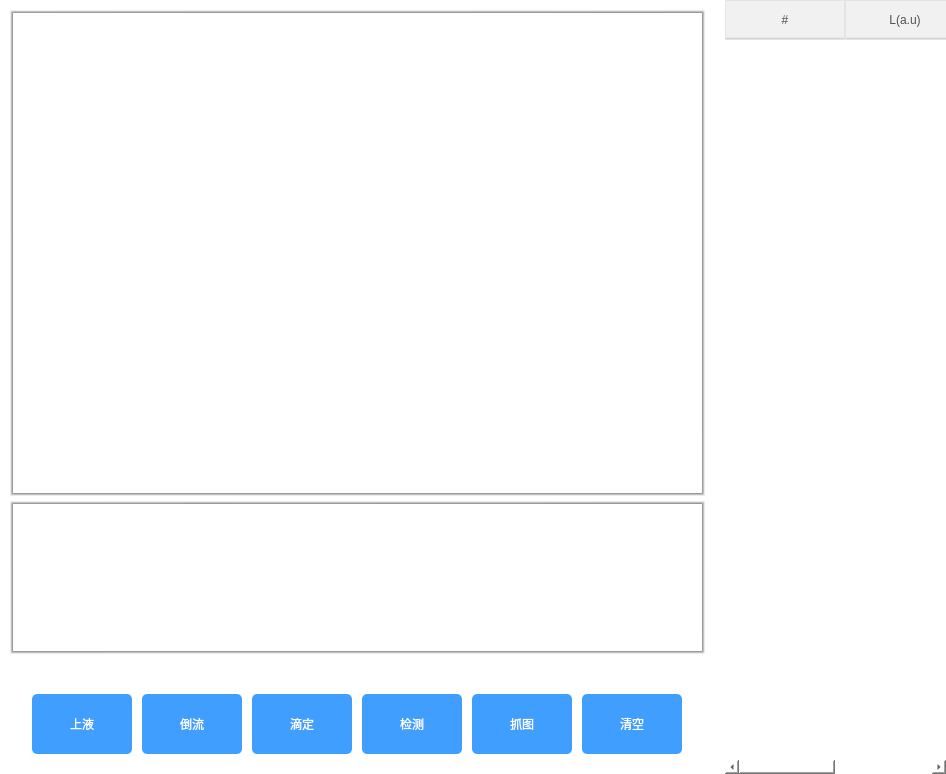
<?xml version="1.0" encoding="UTF-8"?>
<ui version="4.0">
 <class>MainWindow</class>
 <widget class="QMainWindow" name="MainWindow">
  <property name="geometry">
   <rect>
    <x>0</x>
    <y>0</y>
    <width>946</width>
    <height>774</height>
   </rect>
  </property>
  <property name="minimumSize">
   <size>
    <width>640</width>
    <height>580</height>
   </size>
  </property>
  <property name="maximumSize">
   <size>
    <width>1180</width>
    <height>1000</height>
   </size>
  </property>
  <property name="windowTitle">
   <string>MainWindow</string>
  </property>
  <property name="styleSheet">
   <string notr="true">QLabel{
	font: 16pt &quot;思源黑体 CN Normal&quot;;
	color: #000;
}
QWidget{
	background-color: rgb(255, 255, 255);
}
QFrame{
	border:none;
	background-color: rgb(255, 255, 255);
}
QFrame[card]{
	background-color: transparent;
	border-top: 10px solid qlineargradient(y0:0, y1:1,stop: 0 #ececef, stop: 1 white);
	border-left: 10px solid qlineargradient(x0:0, x1:1, stop: 0 #ececef, stop: 1 white);
	border-bottom: 10px solid qlineargradient(y0:0, y1:1, stop: 0 white, stop: 1  #ececef);
	border-right: 10px solid qlineargradient(x0:0, x1:1,stop:  0 white, stop: 1 #ececef);
}</string>
  </property>
  <widget class="QWidget" name="centralwidget">
   <layout class="QGridLayout" name="gridLayout">
    <property name="leftMargin">
     <number>0</number>
    </property>
    <property name="topMargin">
     <number>0</number>
    </property>
    <property name="rightMargin">
     <number>0</number>
    </property>
    <property name="bottomMargin">
     <number>0</number>
    </property>
    <property name="spacing">
     <number>10</number>
    </property>
    <item row="0" column="0">
     <widget class="QFrame" name="frame">
      <property name="sizePolicy">
       <sizepolicy hsizetype="Expanding" vsizetype="Expanding">
        <horstretch>0</horstretch>
        <verstretch>0</verstretch>
       </sizepolicy>
      </property>
      <property name="styleSheet">
       <string notr="true"/>
      </property>
      <property name="frameShape">
       <enum>QFrame::StyledPanel</enum>
      </property>
      <property name="frameShadow">
       <enum>QFrame::Raised</enum>
      </property>
      <property name="card" stdset="0">
       <bool>true</bool>
      </property>
      <layout class="QGridLayout" name="gridLayout_4">
       <property name="leftMargin">
        <number>10</number>
       </property>
       <property name="topMargin">
        <number>10</number>
       </property>
       <property name="rightMargin">
        <number>10</number>
       </property>
       <property name="bottomMargin">
        <number>10</number>
       </property>
       <property name="spacing">
        <number>10</number>
       </property>
       <item row="0" column="0">
        <widget class="QFrame" name="frame_5">
         <property name="frameShape">
          <enum>QFrame::StyledPanel</enum>
         </property>
         <property name="frameShadow">
          <enum>QFrame::Raised</enum>
         </property>
         <layout class="QGridLayout" name="gridLayout_6">
          <property name="leftMargin">
           <number>0</number>
          </property>
          <property name="topMargin">
           <number>0</number>
          </property>
          <property name="rightMargin">
           <number>0</number>
          </property>
          <property name="bottomMargin">
           <number>0</number>
          </property>
          <property name="spacing">
           <number>5</number>
          </property>
          <item row="0" column="0">
           <widget class="QFrame" name="frame_6">
            <property name="sizePolicy">
             <sizepolicy hsizetype="Expanding" vsizetype="Expanding">
              <horstretch>0</horstretch>
              <verstretch>0</verstretch>
             </sizepolicy>
            </property>
            <property name="styleSheet">
             <string notr="true">#frame_6{
border: 3px solid;
border-top-color: qlineargradient(spread:pad, x1:0.522, y1:1, x2:0.487627, y2:0, stop:0 rgba(133, 133, 133, 255), stop:1 rgba(255, 255, 255, 255));

border-bottom-color: qlineargradient(spread:pad, x1:0.477, y1:0, x2:0.488, y2:1, stop:0 rgba(133, 133, 133, 255), stop:1 rgba(255, 255, 255, 255));

border-left-color: qlineargradient(spread:pad, x1:1, y1:0.5, x2:0, y2:0.517, stop:0 rgba(133, 133, 133, 255), stop:1 rgba(255, 255, 255, 255));

border-right-color: qlineargradient(spread:pad, x1:0, y1:0.528, x2:1, y2:0.539727, stop:0 rgba(133, 133, 133, 255), stop:1 rgba(255, 255, 255, 255));

}</string>
            </property>
            <property name="frameShape">
             <enum>QFrame::NoFrame</enum>
            </property>
            <property name="frameShadow">
             <enum>QFrame::Raised</enum>
            </property>
            <layout class="QGridLayout" name="gridLayout_2">
             <property name="leftMargin">
              <number>0</number>
             </property>
             <property name="topMargin">
              <number>0</number>
             </property>
             <property name="rightMargin">
              <number>0</number>
             </property>
             <property name="bottomMargin">
              <number>0</number>
             </property>
             <property name="spacing">
              <number>0</number>
             </property>
             <item row="0" column="0">
              <widget class="QLabel" name="srcImgLabel">
               <property name="sizePolicy">
                <sizepolicy hsizetype="Expanding" vsizetype="Expanding">
                 <horstretch>0</horstretch>
                 <verstretch>0</verstretch>
                </sizepolicy>
               </property>
               <property name="minimumSize">
                <size>
                 <width>640</width>
                 <height>480</height>
                </size>
               </property>
               <property name="maximumSize">
                <size>
                 <width>640</width>
                 <height>480</height>
                </size>
               </property>
               <property name="font">
                <font>
                 <family>思源黑体 CN Normal</family>
                 <pointsize>16</pointsize>
                 <weight>50</weight>
                 <italic>false</italic>
                 <bold>false</bold>
                </font>
               </property>
               <property name="styleSheet">
                <string notr="true">color: rgb(255, 0, 0);</string>
               </property>
               <property name="text">
                <string/>
               </property>
               <property name="pixmap">
                <pixmap>:/images/logo2.png</pixmap>
               </property>
               <property name="scaledContents">
                <bool>true</bool>
               </property>
               <property name="alignment">
                <set>Qt::AlignCenter</set>
               </property>
              </widget>
             </item>
            </layout>
           </widget>
          </item>
          <item row="1" column="0">
           <widget class="QFrame" name="frame_7">
            <property name="sizePolicy">
             <sizepolicy hsizetype="Expanding" vsizetype="Expanding">
              <horstretch>0</horstretch>
              <verstretch>0</verstretch>
             </sizepolicy>
            </property>
            <property name="frameShape">
             <enum>QFrame::StyledPanel</enum>
            </property>
            <property name="frameShadow">
             <enum>QFrame::Raised</enum>
            </property>
            <layout class="QGridLayout" name="gridLayout_8">
             <property name="leftMargin">
              <number>0</number>
             </property>
             <property name="topMargin">
              <number>0</number>
             </property>
             <property name="rightMargin">
              <number>0</number>
             </property>
             <property name="bottomMargin">
              <number>0</number>
             </property>
             <property name="spacing">
              <number>5</number>
             </property>
             <item row="0" column="0">
              <widget class="QLabel" name="channelRLabel">
               <property name="sizePolicy">
                <sizepolicy hsizetype="Expanding" vsizetype="Expanding">
                 <horstretch>0</horstretch>
                 <verstretch>0</verstretch>
                </sizepolicy>
               </property>
               <property name="minimumSize">
                <size>
                 <width>0</width>
                 <height>0</height>
                </size>
               </property>
               <property name="maximumSize">
                <size>
                 <width>16777215</width>
                 <height>16777215</height>
                </size>
               </property>
               <property name="styleSheet">
                <string notr="true">QLabel{
border: 3px solid;
border-top-color: qlineargradient(spread:pad, x1:0.522, y1:1, x2:0.487627, y2:0, stop:0 rgba(133, 133, 133, 255), stop:1 rgba(255, 255, 255, 255));

border-bottom-color: qlineargradient(spread:pad, x1:0.477, y1:0, x2:0.488, y2:1, stop:0 rgba(133, 133, 133, 255), stop:1 rgba(255, 255, 255, 255));

border-left-color: qlineargradient(spread:pad, x1:1, y1:0.5, x2:0, y2:0.517, stop:0 rgba(133, 133, 133, 255), stop:1 rgba(255, 255, 255, 255));

border-right-color: qlineargradient(spread:pad, x1:0, y1:0.528, x2:1, y2:0.539727, stop:0 rgba(133, 133, 133, 255), stop:1 rgba(255, 255, 255, 255));

}</string>
               </property>
               <property name="text">
                <string/>
               </property>
               <property name="pixmap">
                <pixmap>:/images/logo2.png</pixmap>
               </property>
               <property name="scaledContents">
                <bool>true</bool>
               </property>
              </widget>
             </item>
            </layout>
           </widget>
          </item>
         </layout>
        </widget>
       </item>
      </layout>
     </widget>
    </item>
    <item row="0" column="1" rowspan="2">
     <widget class="QFrame" name="frame_3">
      <property name="sizePolicy">
       <sizepolicy hsizetype="Expanding" vsizetype="Expanding">
        <horstretch>0</horstretch>
        <verstretch>0</verstretch>
       </sizepolicy>
      </property>
      <property name="frameShape">
       <enum>QFrame::StyledPanel</enum>
      </property>
      <property name="frameShadow">
       <enum>QFrame::Raised</enum>
      </property>
      <property name="card" stdset="0">
       <bool>true</bool>
      </property>
      <layout class="QGridLayout" name="gridLayout_5">
       <property name="leftMargin">
        <number>0</number>
       </property>
       <property name="topMargin">
        <number>0</number>
       </property>
       <property name="rightMargin">
        <number>0</number>
       </property>
       <property name="bottomMargin">
        <number>0</number>
       </property>
       <property name="spacing">
        <number>0</number>
       </property>
       <item row="0" column="0">
        <widget class="QTableWidget" name="resultTableWidget">
         <property name="maximumSize">
          <size>
           <width>450</width>
           <height>16777215</height>
          </size>
         </property>
         <property name="styleSheet">
          <string notr="true">/*QTableView 左上角样式*/
QTableWidget QTableCornerButton::section {
    border: 5px solid rgba(241, 241, 241, 255);
    background-color:rgba(241, 241, 241, 255);
 }
QTableWidget {
	font-size:12pt;
    color: rgb(81, 81, 81);/*表格内文字颜色*/
    gridline-color: #e4e4e4;/*表格内框颜色*/
    background-color: #fff; /*表格内背景色*/
}
QHeaderView {
    color:rgb(81, 81, 81);
	font: 75 14pt &quot;思源黑体 CN Bold&quot;;
    background-color:rgba(241, 241, 241, 255);
    min-height:40px;
}
QHeaderView::section {
    color:rgb(81, 81, 81);
    background-color: qlineargradient(spread:pad, x1:0.692, y1:0.926136,x2:0.692, y2:1, stop:0 rgba(241, 241, 241, 255), stop:1 rgba(182, 182,182, 255));
	border: 1px solid #e4e4e4;
}</string>
         </property>
         <property name="frameShape">
          <enum>QFrame::NoFrame</enum>
         </property>
         <attribute name="horizontalHeaderDefaultSectionSize">
          <number>120</number>
         </attribute>
         <attribute name="horizontalHeaderShowSortIndicator" stdset="0">
          <bool>true</bool>
         </attribute>
         <attribute name="horizontalHeaderStretchLastSection">
          <bool>true</bool>
         </attribute>
         <attribute name="verticalHeaderVisible">
          <bool>false</bool>
         </attribute>
         <attribute name="verticalHeaderHighlightSections">
          <bool>false</bool>
         </attribute>
         <column>
          <property name="text">
           <string>#</string>
          </property>
          <property name="textAlignment">
           <set>AlignCenter</set>
          </property>
         </column>
         <column>
          <property name="text">
           <string>L(a.u)</string>
          </property>
          <property name="textAlignment">
           <set>AlignCenter</set>
          </property>
         </column>
        </widget>
       </item>
      </layout>
     </widget>
    </item>
    <item row="1" column="0">
     <widget class="QFrame" name="frame_2">
      <property name="sizePolicy">
       <sizepolicy hsizetype="Expanding" vsizetype="Expanding">
        <horstretch>0</horstretch>
        <verstretch>0</verstretch>
       </sizepolicy>
      </property>
      <property name="maximumSize">
       <size>
        <width>16777215</width>
        <height>100</height>
       </size>
      </property>
      <property name="styleSheet">
       <string notr="true">
QPushButton{
	max-height:60px;
	min-height:60px;
	min-width:100px;
	max-width:100px;
	font: 87 16pt &quot;思源黑体 CN Heavy&quot;;
	color: #fff;
	border:none;
	border-radius:5px;
	background-color:rgba(64, 158, 255, 255);
}
QPushButton:hover{
	background-color: rgba(255, 135, 76, 255);
}

QPushButton:pressed{
	background-color: rgba(255, 76, 76, 255);
}
QPushButton:disabled{
	background-color:rgba(217, 221, 230, 255);
}</string>
      </property>
      <property name="frameShape">
       <enum>QFrame::NoFrame</enum>
      </property>
      <property name="frameShadow">
       <enum>QFrame::Raised</enum>
      </property>
      <property name="card" stdset="0">
       <bool>true</bool>
      </property>
      <layout class="QGridLayout" name="gridLayout_3">
       <property name="leftMargin">
        <number>10</number>
       </property>
       <property name="topMargin">
        <number>10</number>
       </property>
       <property name="rightMargin">
        <number>10</number>
       </property>
       <property name="bottomMargin">
        <number>10</number>
       </property>
       <property name="spacing">
        <number>10</number>
       </property>
       <item row="0" column="4">
        <widget class="QPushButton" name="pushButton_2">
         <property name="text">
          <string>滴定</string>
         </property>
        </widget>
       </item>
       <item row="0" column="7">
        <widget class="QPushButton" name="mClearBtn">
         <property name="minimumSize">
          <size>
           <width>100</width>
           <height>60</height>
          </size>
         </property>
         <property name="maximumSize">
          <size>
           <width>100</width>
           <height>60</height>
          </size>
         </property>
         <property name="cursor">
          <cursorShape>PointingHandCursor</cursorShape>
         </property>
         <property name="text">
          <string>清空</string>
         </property>
        </widget>
       </item>
       <item row="0" column="8">
        <spacer name="horizontalSpacer_2">
         <property name="orientation">
          <enum>Qt::Horizontal</enum>
         </property>
         <property name="sizeHint" stdset="0">
          <size>
           <width>40</width>
           <height>20</height>
          </size>
         </property>
        </spacer>
       </item>
       <item row="0" column="1">
        <spacer name="horizontalSpacer">
         <property name="orientation">
          <enum>Qt::Horizontal</enum>
         </property>
         <property name="sizeHint" stdset="0">
          <size>
           <width>40</width>
           <height>20</height>
          </size>
         </property>
        </spacer>
       </item>
       <item row="0" column="5">
        <widget class="QPushButton" name="measureBtn">
         <property name="minimumSize">
          <size>
           <width>100</width>
           <height>60</height>
          </size>
         </property>
         <property name="maximumSize">
          <size>
           <width>100</width>
           <height>60</height>
          </size>
         </property>
         <property name="cursor">
          <cursorShape>PointingHandCursor</cursorShape>
         </property>
         <property name="text">
          <string>检测</string>
         </property>
        </widget>
       </item>
       <item row="0" column="2">
        <widget class="QPushButton" name="pushButton">
         <property name="text">
          <string>上液</string>
         </property>
        </widget>
       </item>
       <item row="0" column="6">
        <widget class="QPushButton" name="captureImgBtn">
         <property name="minimumSize">
          <size>
           <width>100</width>
           <height>60</height>
          </size>
         </property>
         <property name="maximumSize">
          <size>
           <width>100</width>
           <height>60</height>
          </size>
         </property>
         <property name="cursor">
          <cursorShape>PointingHandCursor</cursorShape>
         </property>
         <property name="text">
          <string>抓图</string>
         </property>
        </widget>
       </item>
       <item row="0" column="3">
        <widget class="QPushButton" name="pushButton_3">
         <property name="text">
          <string>倒流</string>
         </property>
        </widget>
       </item>
      </layout>
     </widget>
    </item>
   </layout>
  </widget>
 </widget>
 <resources>
  <include location="images.qrc"/>
 </resources>
 <connections/>
</ui>
